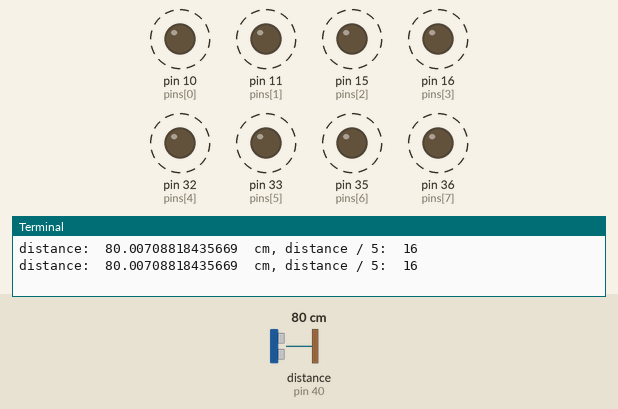
Bench run of a program on a simulated Raspberry Pi (header pin numbers). Shown: output pins drawn as LEDs (lit = HIGH), the last lines printed to the terminal. Dashed ring = blinking. Inputs (shaded band) come from the test bench; at power-on: distance to the obstacle (sensor on pin 40) 80 cm. The echo pulse lasts 58.3 µs per cm; the clock reads 2024-03-15 10:24:30 at power-on unless the program sets it; pins used as bus, display or sensor lines are not drawn.

Above: at 1.2 s.
1.3 s: distance to the obstacle (sensor on pin 40) set to 43 cm
4.8 s: distance to the obstacle (sensor on pin 40) set to 36 cm
At 5.03 s:
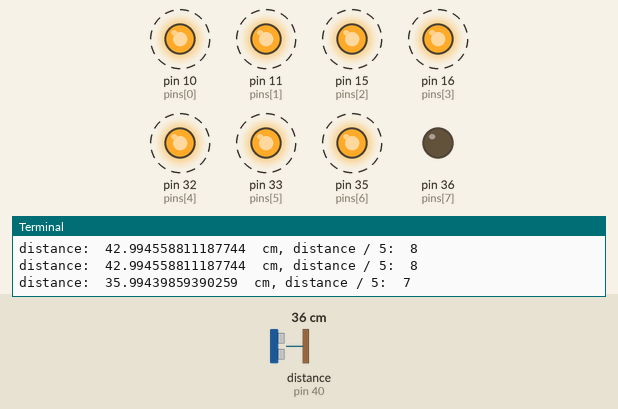
8.3 s: distance to the obstacle (sensor on pin 40) set to 32 cm
At 8.54 s:
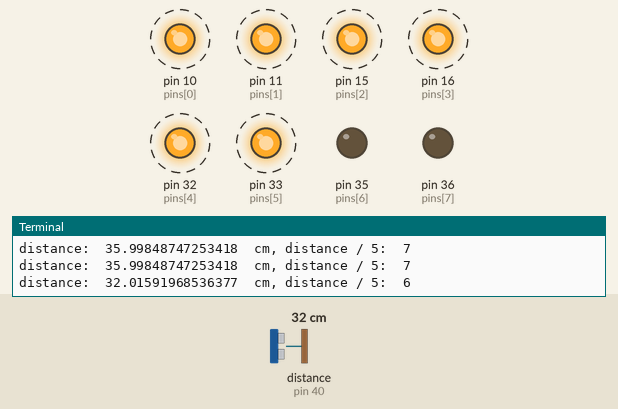
11.8 s: distance to the obstacle (sensor on pin 40) set to 28 cm
At 12.06 s:
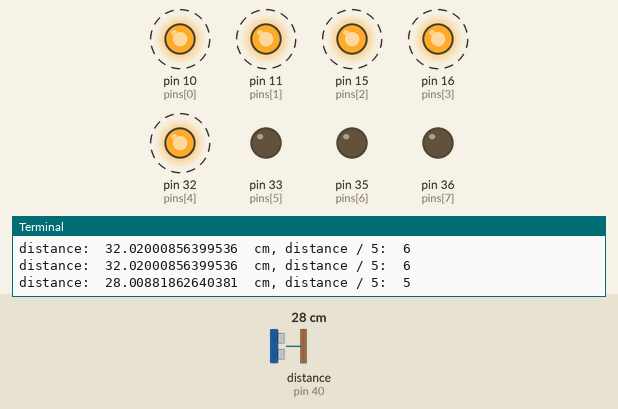
Timing chart, 0 to 16.3 s (numbered marks = the images above; inputs shaded):
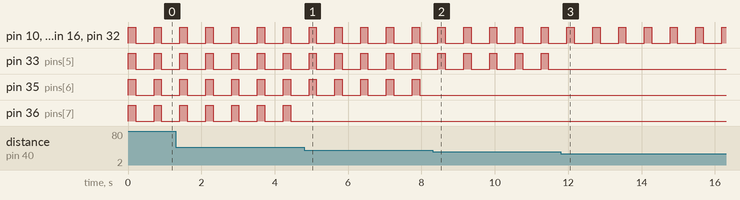

The program:

ultrasonic_sensor.py
```python
import time
import RPi.GPIO as GPIO

from LED_display import display_number

GPIO.setmode(GPIO.BOARD)

trig = 38  # sends the signal
echo = 40  # listens for the signal

GPIO.setup(echo, GPIO.IN)
GPIO.setup(trig, GPIO.OUT)

def measure_distance():
    """ Measure the distance per ultrasonic.  """

    GPIO.output(trig, True)
    time.sleep(0.00001)
    GPIO.output(trig, False)

    while GPIO.input(echo) == 0: pass

    start = time.time()  # reached when echo starts listening

    while GPIO.input(echo) == 1:  pass

    end = time.time() # reached when the signal arrived

    distance = ((end - start) * 34300) / 2

    return distance


if __name__ == '__main__':

    try:
        while True:
            distance = measure_distance()
            print("distance: ", distance, " cm, distance / 5: ", int(distance / 5))
            display_number(int(distance / 5))  # one display LED is 5 cm
            time.sleep(0.5)
    finally:
        GPIO.cleanup()


    
```

LED_display.py
```python
from time import sleep
import RPi.GPIO as GPIO


GPIO.setmode(GPIO.BOARD)
pins = [10, 11, 15, 16, 32, 33, 35, 36]
GPIO.setup(pins, GPIO.OUT)


def all_off():
    GPIO.output(pins, GPIO.LOW)

def get_binary_pins(number):
    """ Convert a decimal number into a list of pins fitting its binary
         representation. """

    binary = bin(number)[2:][::-1]

    return [pins[i] for i in range(len(binary)) if binary[i] == '1']

def display_pins(pin_list, duration):
    """ Trigger all pins in pin_list on for duration seconds. """

    all_off()
    GPIO.output(pin_list, GPIO.HIGH)
    sleep(duration)
    all_off()

def display_number(number=5, as_binary=False, duration=0.2):
    """ Wrapper for displaying either a binary or a decimal number. """

    # the first n, n < 9 pins directly represent decimal numbers
    pin_list = pins[:min(number,8)]

    if as_binary:
        pin_list = get_binary_pins(min(number, 255))

    display_pins(pin_list, duration)


if __name__ == '__main__':

    # test code
    try:
        for i in range(9):
            display_number(i, duration=0.5)

        for i in range(255):
            display_number(i, True)

    finally:
        GPIO.cleanup()


    
```

Measured:
- the behaviour switches between 40 and 39 cm on distance to the obstacle (sensor on pin 40) (found by bisection; images 0 and 1)
- the behaviour switches between 35 and 34 cm on distance to the obstacle (sensor on pin 40) (found by bisection; images 1 and 2)
- the behaviour switches between 31 and 30 cm on distance to the obstacle (sensor on pin 40) (found by bisection; images 2 and 3)
- after the input at 4.8 s, pin 36 (pins[7]): stops changing and stays LOW
- after the input at 8.3 s, pin 35 (pins[6]): stops changing and stays LOW
- after the input at 11.8 s, pin 33 (pins[5]): stops changing and stays LOW
- by itself, pin 10 (pins[0]), pin 11 (pins[1]), pin 15 (pins[2]), pin 16 (pins[3]), pin 32 (pins[4]), pin 33 (pins[5]), pin 35 (pins[6]), pin 36 (pins[7]): alternates HIGH for 0.20 s and LOW for 0.50 s
